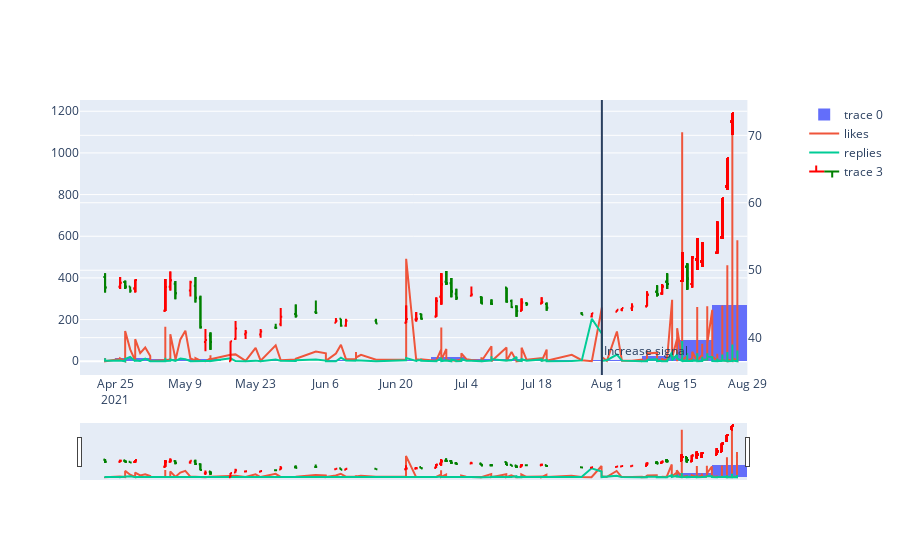

The notebook cell this image was saved under:
### Code cell
fig = make_subplots(specs=[[{"secondary_y": True}]])

fig.add_trace(go.Histogram(x=df2['date']))
fig.add_trace(go.Scatter(x=df2['date'], y=df2['likes'],name='likes'),secondary_y=False,)
fig.add_trace(go.Scatter(x=df2['date'], y=df2['reply'],name='replies'),secondary_y=False,)
#fig.add_trace(go.Scatter(x=df2['date'], y=df2['close'],name='close_price'),secondary_y=True,)
fig.add_trace(go.Ohlc(x=df2['date'],
                    open=df2['open'],
                    high=df2['max'],
                    low=df2['min'],
                    close=df2['close'],
                    increasing_line_color= 'red',
                      decreasing_line_color= 'green' #asian color for stock rises/falls
),secondary_y=True,)
fig.update_layout(
        shapes = [dict(
        x0='2021-07-31', x1='2021-07-31', y0=0, y1=1, xref='x', yref='paper',
        line_width=2)],
    annotations=[dict(
    x='2021-07-31', y=0.05, xref='x', yref='paper',
    showarrow=False, xanchor='left', text='Increase signal')])

fig.show()

### Figure 1 — Plotly figure (JSON) as saved in the notebook; plotly's stock layout.template omitted (floating-point values rounded to 4 significant figures; data arrays with more than 128 entries replaced by an {"elided": "..."} marker saying what was removed)
{"data": [{"type": "histogram", "x": {"elided": "511 str values"}}, {"name": "likes", "type": "scatter", "x": {"elided": "511 str values"}, "xaxis": "x", "y": {"elided": "511 int values"}, "yaxis": "y"}, {"name": "replies", "type": "scatter", "x": {"elided": "511 str values"}, "xaxis": "x", "y": {"elided": "511 str values"}, "yaxis": "y"}, {"close": {"elided": "511 float values"}, "decreasing": {"line": {"color": "green"}}, "high": {"elided": "511 float values"}, "increasing": {"line": {"color": "red"}}, "low": {"elided": "511 float values"}, "open": {"elided": "511 float values"}, "type": "ohlc", "x": {"elided": "511 str values"}, "xaxis": "x", "yaxis": "y2"}], "layout": {"annotations": [{"showarrow": false, "text": "Increase signal", "x": "2021-07-31", "xanchor": "left", "xref": "x", "y": 0.05, "yref": "paper"}], "shapes": [{"line": {"width": 2}, "x0": "2021-07-31", "x1": "2021-07-31", "xref": "x", "y0": 0, "y1": 1, "yref": "paper"}], "xaxis": {"anchor": "y", "domain": [0, 0.94]}, "yaxis": {"anchor": "x", "domain": [0, 1]}, "yaxis2": {"anchor": "x", "overlaying": "y", "side": "right"}}}
